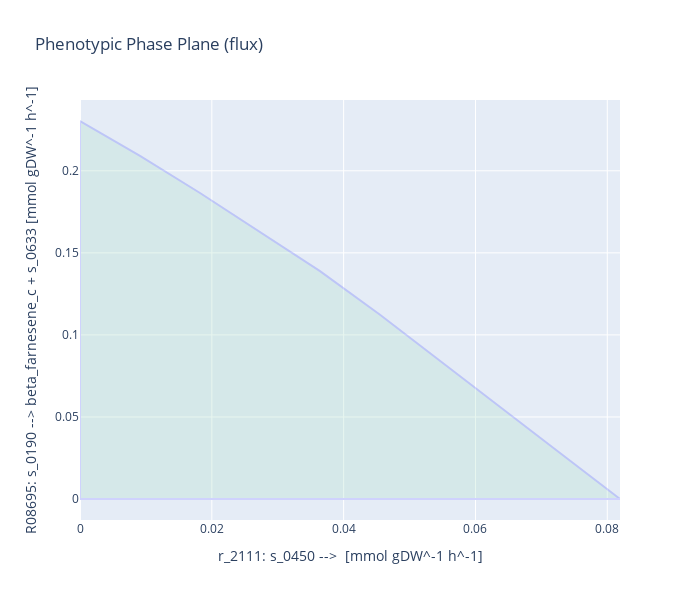

This figure's notebook cell:
### Code cell
medium = model.medium
with model:
    medium['r_1992']=0
    medium = model.medium
    phenotypic_p_p = phenotypic_phase_plane(model, 
                                variables=[model.reactions.r_2111],
                                objective=model.reactions.R08695,
                                points=10)

    phenotypic_p_p = phenotypic_p_p.plot(plotter, height=600)


model.medium

### Figure 1 — Plotly figure (JSON) as saved in the notebook; plotly's stock layout.template omitted (floating-point values rounded to 4 significant figures)
{"data": [{"fill": "toself", "fillcolor": "#B3E2CD", "hoverinfo": "none", "marker": {"line": {"color": "#B3E2CD"}, "opacity": 0.3}, "mode": "lines", "name": "WT", "opacity": 0.3, "type": "scatter", "x": [0, 0.009103, 0.01821, 0.02731, 0.03641, 0.04552, 0.05462, 0.06372, 0.07283, 0.08193, 0.08193, 0.07283, 0.06372, 0.05462, 0.04552, 0.03641, 0.02731, 0.01821, 0.009103, 0, 0, 0], "y": [0, 0, 0, 0, 0, 0, 0, 0, 0, 0, 5.702e-16, 0.02808, 0.05616, 0.08424, 0.1123, 0.1388, 0.1626, 0.1865, 0.2091, 0.2304, 0, 0.2304]}], "layout": {"height": 600, "title": {"text": "Phenotypic Phase Plane (flux)"}, "width": 700, "xaxis": {"title": {"text": "r_2111: s_0450 -->  [mmol gDW^-1 h^-1]"}}, "yaxis": {"title": {"text": "R08695: s_0190 --> beta_farnesene_c + s_0633 [mmol gDW^-1 h^-1]"}}}}
